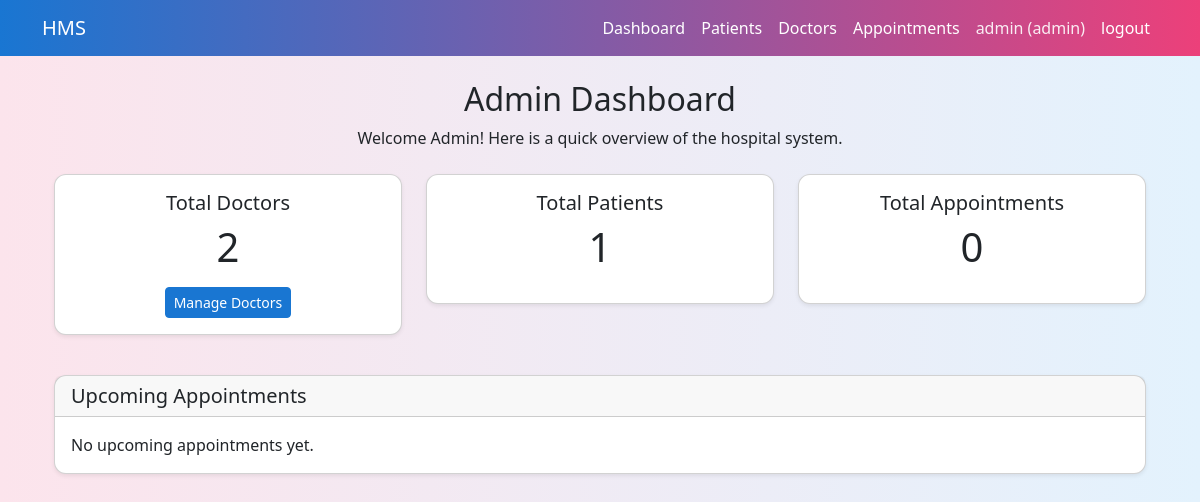
The app's page /admin/dashboard (signed in), older data.
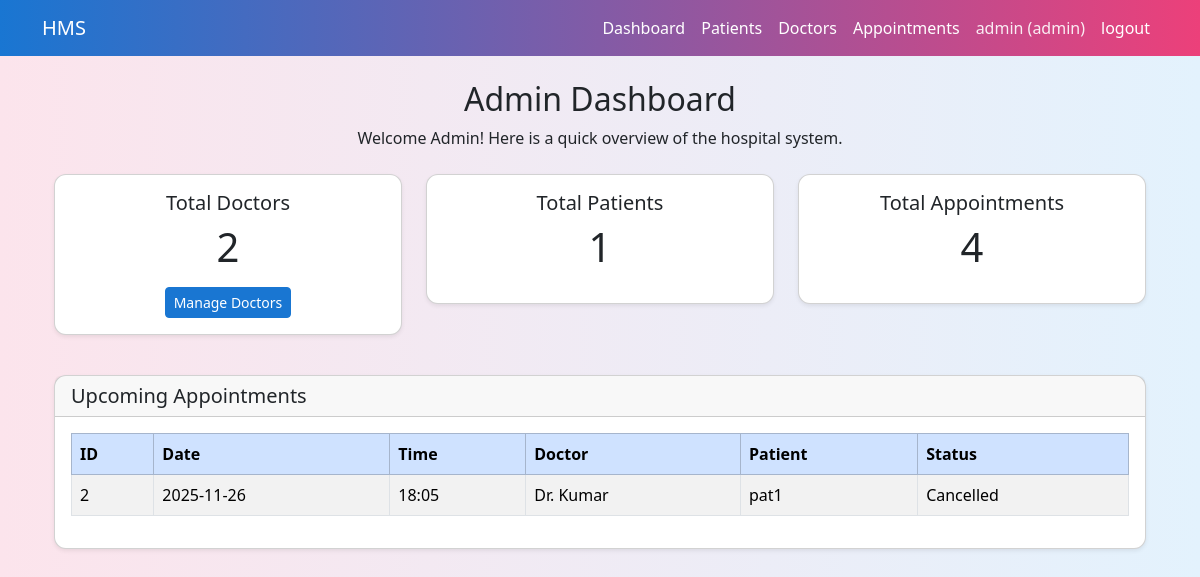
The same page, newer data.
### models.py (models this page shows, shortened)
class Appointment(db.Model):
    __tablename__="appointments"
    id =db.Column(db.Integer,primary_key=True)
    patient_id=db.Column(db.Integer,db.ForeignKey("patients.id"),nullable=False)
    doctor_id=db.Column(db.Integer,db.ForeignKey("doctors.id"),nullable=False)
    date=db.Column(db.Date,nullable=False)
    time=db.Column(db.Time,nullable=False)
    status=db.Column(db.String(20),default="Booked")
    created_at=db.Column(db.DateTime,default=datetime.utcnow)
    updated_at=db.Column(db.DateTime,default=datetime.utcnow,onupdate=datetime.utcnow)
    patient=db.relationship("Patient",back_populates="appointments")
    doctor=db.relationship("Doctor",back_populates="appointments")
    treatment=db.relationship("Treatment",back_populates="appointment",uselist=False)

class Doctor(db.Model):
    __tablename__="doctors"
    id=db.Column(db.Integer,primary_key=True)
    user_id=db.Column(db.Integer,db.ForeignKey("users.id"),nullable=False)
    department_id=db.Column(db.Integer,db.ForeignKey("departments.id"))
    full_name=db.Column(db.String(120),nullable=False)
    phone=db.Column(db.String(20))
    about=db.Column(db.Text)
    experience_years=db.Column(db.Integer)
    is_active=db.Column(db.Boolean, default=True)
    user=db.relationship("User",back_populates="doctor_profile")
    department=db.relationship("Department",back_populates="doctors")
    appointments=db.relationship("Appointment",back_populates="doctor")
    availabilities=db.relationship("DoctorAvailability",back_populates="doctor")

class Patient(db.Model):
    __tablename__="patients"
    id=db.Column(db.Integer,primary_key=True)
    user_id=db.Column(db.Integer,db.ForeignKey("users.id"),nullable=False)
    full_name=db.Column(db.String(120), nullable=False)
    age= db.Column(db.Integer)
    gender=db.Column(db.String(10))
    phone=db.Column(db.String(20))
    address=db.Column(db.String(255))
    is_balcklisted=db.Column(db.Boolean,default=False)
    user=db.relationship("User",back_populates="patient_profile")
    appointments=db.relationship("Appointment",back_populates="patient")

### app.py (the view)
    @app.route('/admin/dashboard')
    def admin_dashboard():
        if session.get('role') != "admin":
            return redirect(url_for('login'))
        total_doctors=Doctor.query.count()
        total_patients=Patient.query.count()
        total_appointments=Appointment.query.count()
        upcoming_appointments=(
            Appointment.query
            .filter(Appointment.date >= date.today())
            .order_by(Appointment.date,Appointment.time)
            .limit(10)
            .all()
        )
        return render_template(
            'admin_dashboard.html',
            total_doctors=total_doctors,
            total_patients=total_patients,
            total_appointments=total_appointments,
            upcoming_appointments=upcoming_appointments
            )

### templates/admin_dashboard.html
{% extends "base.html" %}
{% block content %}
<div class="container mt-4">
    <div class="text-center mb-4">
        <h2>Admin Dashboard</h2>
        <p>Welcome Admin! Here is a quick overview of the hospital system.</p>
    </div>
    <div class="row mb-4">
        <div class="col-md-4 mb-3">
            <div class="card text-center shadow-sm">
                <div class="card-body">
                    <h5 class="card-title">Total Doctors</h5>
                    <p class="display-6">{{ total_doctors }}</p>
                    <a href="{{ url_for('admin_doctors') }}" class="btn btn-primary btn-sm">
                        Manage Doctors
                    </a>
                </div>
            </div>
        </div>
        <div class="col-md-4 mb-3">
            <div class="card text-center shadow-sm">
                <div class="card-body">
                    <h5 class="card-title">Total Patients</h5>
                    <p class="display-6">{{ total_patients }}</p>
                </div>
            </div>
        </div>
        <div class="col-md-4 mb-3">
            <div class="card text-center shadow-sm">
                <div class="card-body">
                    <h5 class="card-title">Total Appointments</h5>
                    <p class="display-6">{{ total_appointments }}</p>
                </div>
            </div>
        </div>
    </div>
    <div class="card shadow-sm">
        <div class="card-header">
            <h5 class="mb-0">Upcoming Appointments</h5>
        </div>
        <div class="card-body">
            {% if upcoming_appointments %}
                <table class="table table-striped table-bordered">
                    <thead class="table-primary">
                        <tr>
                            <th>ID</th>
                            <th>Date</th>
                            <th>Time</th>
                            <th>Doctor</th>
                            <th>Patient</th>
                            <th>Status</th>
                        </tr>
                    </thead>
                    <tbody>
                        {% for appt in upcoming_appointments %}
                        <tr>
                            <td>{{ appt.id }}</td>
                            <td>{{ appt.date }}</td>
                            <td>{{ appt.time.strftime('%H:%M') }}</td>
                            <td>{{ appt.doctor.full_name if appt.doctor }}</td>
                            <td>{{ appt.patient.full_name if appt.patient }}</td>
                            <td>{{ appt.status }}</td>
                        </tr>
                        {% endfor %}
                    </tbody>
                </table>
            {% else %}
                <p class="mb-0">No upcoming appointments yet.</p>
            {% endif %}
        </div>
    </div>
</div>
{% endblock %}

Row changes from the older to the newer data that the page shows:
added Appointment: id "2", date "2025-11-26", time "18:05", doctor "Dr. Kumar", patient "pat1", status "Cancelled"
Text that changed along with them:
{{ total_appointments }}: "0" → "4"
text no longer shown: "No upcoming appointments yet."
text now shown: "ID Date Time Doctor Patient Status"
